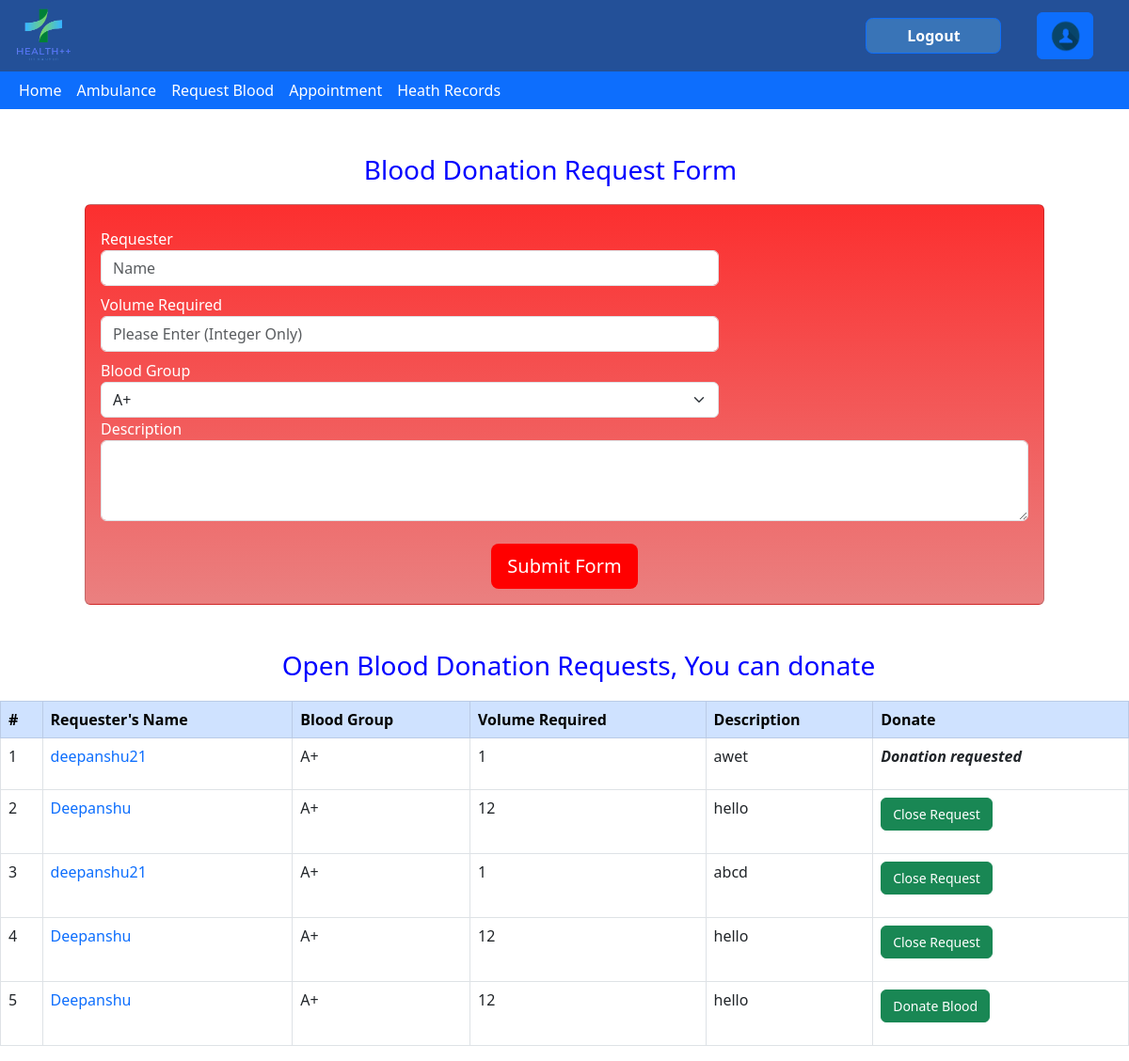
/blood_donate/ (signed in), run on an earlier commit of the app's database.
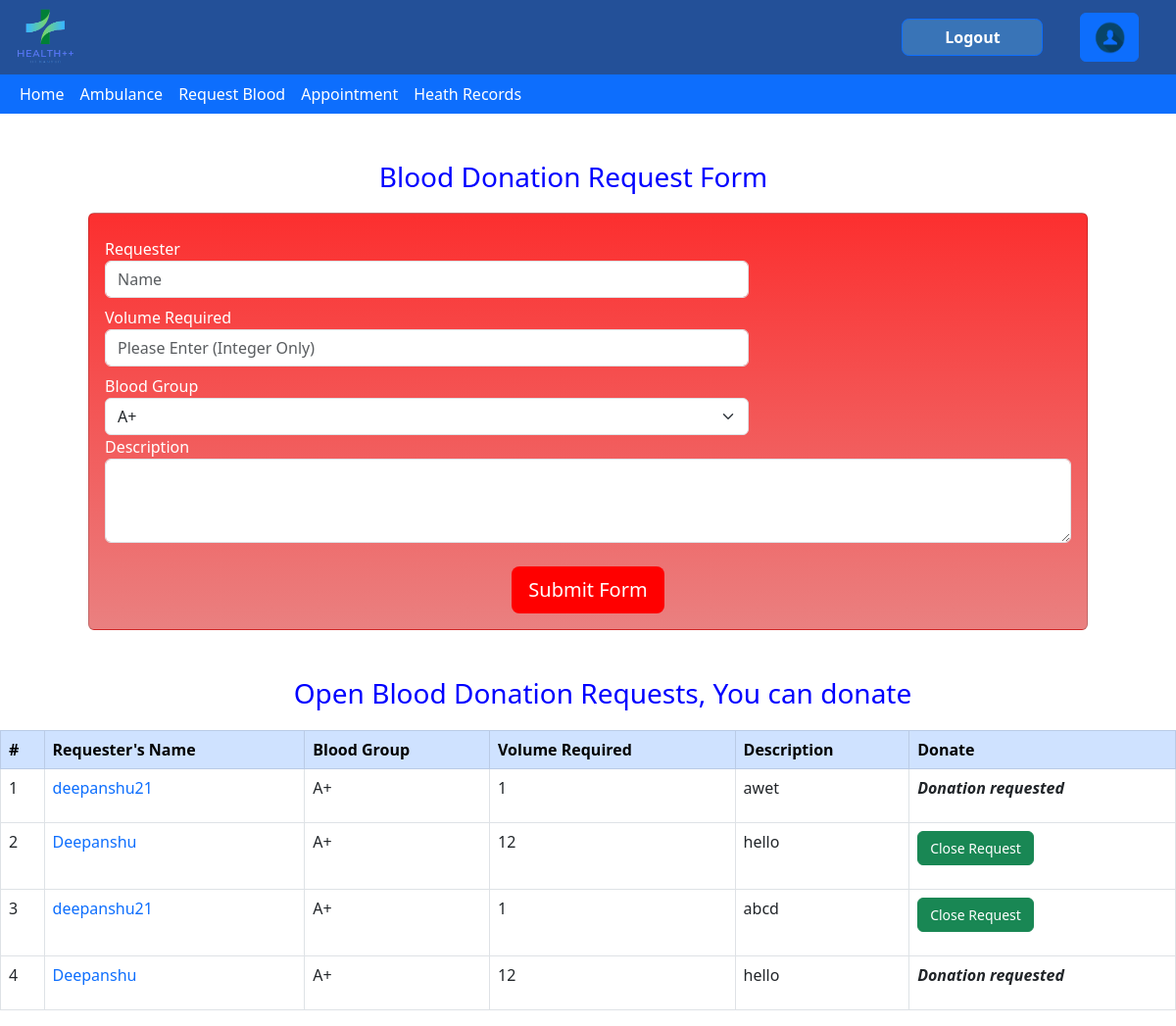
And on a later commit of the database.
### blood_donate/models.py (models this page shows, shortened)
class Bloodrequest(models.Model):
    name = models.CharField(max_length=60)
    volume = models.IntegerField()
    blood_group = models.CharField(max_length=3)
    description = models.CharField(max_length=150)
    user = models.ForeignKey(User, null = True,on_delete=models.CASCADE)
    status = models.BooleanField()
    Donator = models.OneToOneField(donator,null=True,on_delete=models.CASCADE)

### blood_donate/views.py (the view)
# urls.py: path("",views.index,name="index"),
@login_required
def index(request):
    bg=Account.objects.get(user=request.user).BloodG
    if bg =='A+':
        return render(request,"blood_donate/Home.html",{"rows":Bloodrequest.objects.filter(status=True,blood_group=bg )|Bloodrequest.objects.filter(status=True,blood_group='AB+' ),"flag":0})
    elif bg =='O+':
        return render(request,"blood_donate/Home.html",{"rows":Bloodrequest.objects.filter(status=True,blood_group=bg )|Bloodrequest.objects.filter(status=True,blood_group='AB+' )|Bloodrequest.objects.filter(status=True,blood_group='B+')|Bloodrequest.objects.filter(status=True,blood_group='A+'),"flag":0})
    elif bg =='B+':
        return render(request,"blood_donate/Home.html",{"rows":Bloodrequest.objects.filter(status=True,blood_group=bg )|Bloodrequest.objects.filter(status=True,blood_group='AB+' ),"flag":0})
    elif bg =='AB+':
        return render(request,"blood_donate/Home.html",{"rows":Bloodrequest.objects.filter(status=True,blood_group=bg ),"flag":0})
    elif bg =='A-':
        return render(request,"blood_donate/Home.html",{"rows":Bloodrequest.objects.filter(status=True,blood_group=bg )|Bloodrequest.objects.filter(status=True,blood_group='AB+' )|Bloodrequest.objects.filter(status=True,blood_group='AB-' )|Bloodrequest.objects.filter(status=True,blood_group='A+'),"flag":0})
    elif bg =='O-':
        return render(request,"blood_donate/Home.html",{"rows":Bloodrequest.objects.filter(status=True),"flag":0})
    elif bg =='B-':
        return render(request,"blood_donate/Home.html",{"rows":Bloodrequest.objects.filter(status=True,blood_group=bg )|Bloodrequest.objects.filter(status=True,blood_group='AB+' )|Bloodrequest.objects.filter(status=True,blood_group='AB-' )|Bloodrequest.objects.filter(status=True,blood_group='B+'),"flag":0})
    else:
        return render(request,"blood_donate/Home.html",{"rows":Bloodrequest.objects.filter(status=True,blood_group=bg)|Bloodrequest.objects.filter(status=True,blood_group='AB+' ),"flag":0})

### blood_donate/templates/blood_donate/Home.html (shortened to what the changed rows need)
{% extends 'health/base.html' %}
{% load static%}
{%block content%}
<!DOCTYPE html>
<html>
    <head>
        <link href="https://cdn.jsdelivr.net/npm/bootstrap@5.3.0-alpha1/dist/css/bootstrap.min.css" rel="stylesheet">
    </head>
    <body>
        <div>
            <div class="mt-5">
                <div class="table-responsive">
                    <table class="table table-bordered table-hover">
                        <thead class="table-primary">
                            <tr>
                                <th scope="col">#</th>
                                <th scope="col">Requester's Name </th>
                                <th scope="col">Blood Group </th>
                                <th scope="col">Volume Required</th>
                                <th scope="col">Description</th>
                                <th scope="col">Donate</th>
                            </tr>
                        </thead>
                        <tbody>
                            {% for r in rows %}
                            <tr>
                                <td className="font-weight-bold" >{{ forloop.counter }}</td>
                                <td class="text-primary">{{r.name}}</td>
                                <td >{{r.blood_group}}</td>
                                <td > {{r.volume}}</td>
                                <td ><p>{{r.description}}</p></td>
                                <td>
                                    {% if user.account.role == 'Receptionist' %}
                                    <form method="post" action="{% url 'closeRequest' %}">
                                        {% csrf_token %}
                                        <button type="submit" class="btn btn-success" style="font-size: 14;" name="Reqid" value="{{r.id}}">Close Request</button>
                                    </form>
                                    {% else %}
                                    {% if user == r.user %}
                                    <form method="get" action="{% url 'closeRequest' %}">
                                        <button type="submit" class="btn btn-success" style="font-size: 14;" name="Reqid" value="{{r.id}}">Close Request</button>
                                    </form>
                                    {% else %}
                                    <form method="post" action="{% url 'donate' %}">
                                            {% if user.account.CCID == r.Donator.CCID %}
                                            <strong><em>Donation requested</em></strong>
                                            {%else%}
                                            <button type="submit" class="btn btn-success" style="font-size: 14;" name="Reqid" value="{{r.id}}">Donate Blood</button>
                                            {%endif%}
                                    </form>
                                    {% endif %}
                                    {% endif %}
                                </td>
                            </tr>
                            {% endfor %}
                        </tbody>
                    </table>
                </div>
            </div>
        </div>
    </body>
</html>
{% endblock %}

What changed in the data, as far as the page shows it:
no longer on this page (row edited): Bloodrequest: name "Deepanshu", blood_group "A+", volume "12", description "hello", {{ r.id }} 7 (drawn)
changed Bloodrequest (number 4 of 4 on the later page): Donator_id "Donate Blood" → "Donation requested"
